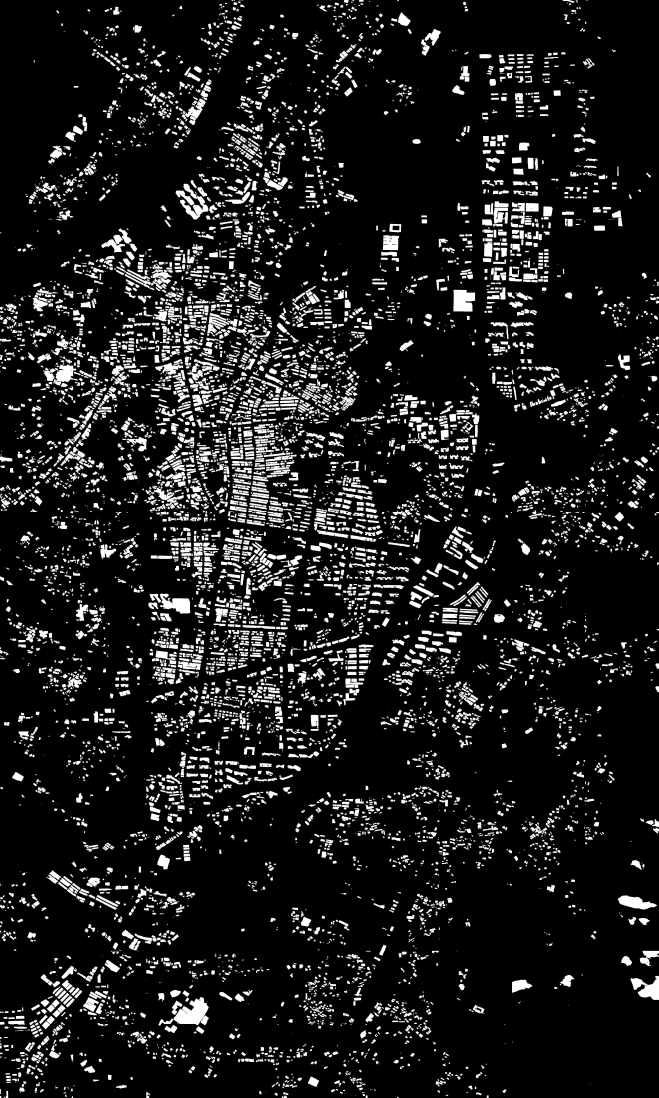
#> input picture 4_unsupervised_clustering/bobai/ss_512.jpg, 4608 x 7680 px, found by its file name (shown at 1/7 size)
$ jupyter execute 3_crop.ipynb
#> lines starting #> are read from the running program, lines starting #| are printed output that depends on the picture
#> in crop_image_to_patches, image is the input picture: PIL image 4608x7680 RGB; min 0, max 255, mean 28.5
# Crop the image

[cell 1]
from PIL import Image
import os

[cell 2]
def crop_to_multiple_of_patch_size(image, patch_size):
#> called with patch_size = 1024
    image_width, image_height = image.size
#> image_width = 4608; image_height = 7680
    new_width = (image_width // patch_size) * patch_size
#> new_width = 4096
    new_height = (image_height // patch_size) * patch_size
#> new_height = 7168

    left = (image_width - new_width) // 2
#> left = 256
    upper = (image_height - new_height) // 2
#> upper = 256
    right = left + new_width
#> right = 4352
    lower = upper + new_height
#> lower = 7424

    cropped_image = image.crop((left, upper, right, lower))
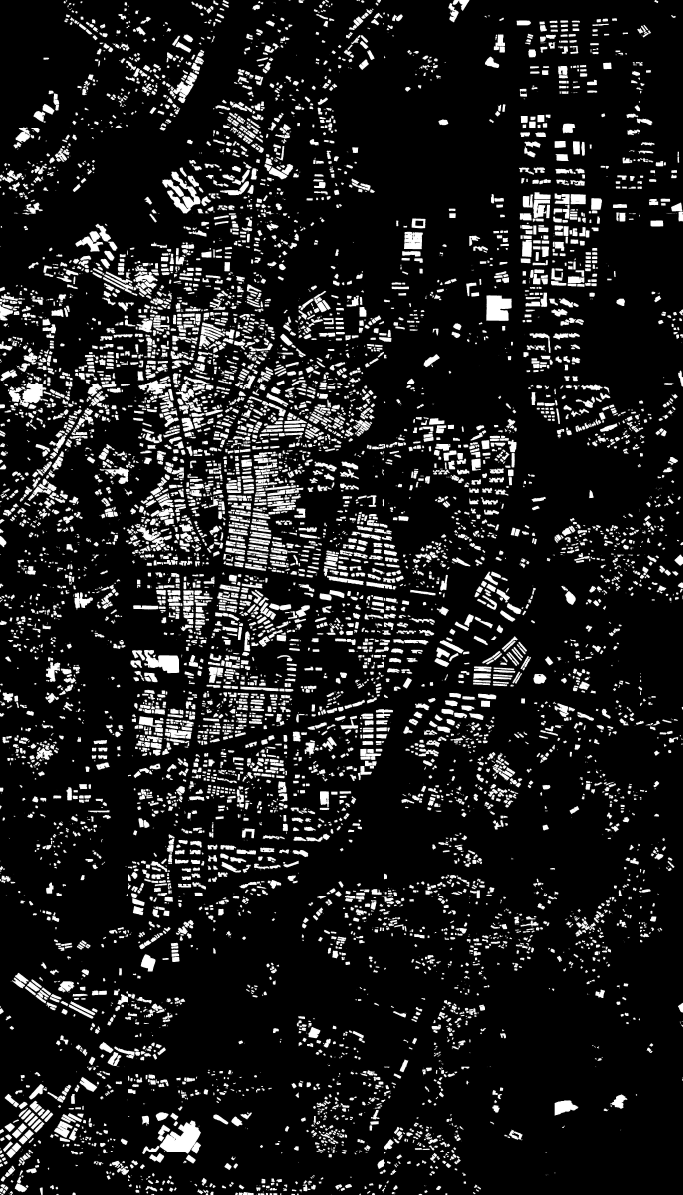
#> cropped_image: PIL image 4096x7168 RGB (shown at 1/6 size); min 0, max 255, mean 31.6
    return cropped_image

[cell 3]
def crop_image_to_patches(image_path, output_folder, patch_size=256):

    # Open the image and crop to a multiple of patch_size
    image = Image.open(image_path)
    image = crop_to_multiple_of_patch_size(image, patch_size)
    image_width, image_height = image.size
#> image_width = 4096; image_height = 7168

    # Count the number of rows and columns
    num_cols = image_width // patch_size
#> num_cols = 4
    num_rows = image_height // patch_size
#> num_rows = 7

    # Create Output Folder
    os.makedirs(output_folder, exist_ok=True)

    # Crop the image and save each patch
    for row in range(num_rows):
        for col in range(num_cols):
            left = col * patch_size
            upper = row * patch_size
            right = left + patch_size
            lower = upper + patch_size

            patch = image.crop((left, upper, right, lower))
            patch_filename = f"{output_folder}/patch_{row}_{col}.jpg"
            patch.save(patch_filename)
#> this loop made 7 passes
#> pass 1, in crop_image_to_patches, `patch.save(patch_filename)`:
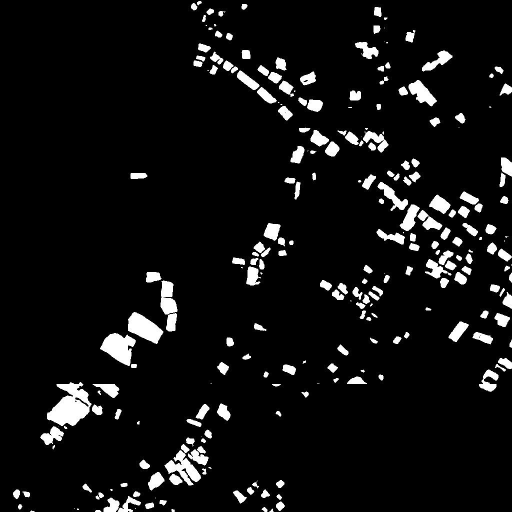
#> saved as patch_0_0.jpg: PIL image 1024x1024 RGB (shown at 1/2 size); min 0, max 255, mean 17.4
#> pass 1, in crop_image_to_patches, `patch.save(patch_filename)`:
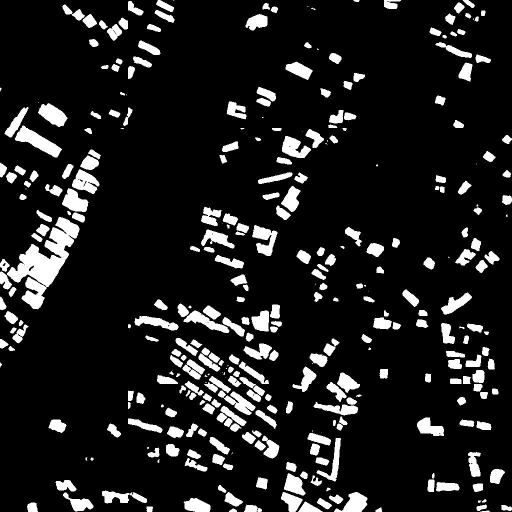
#> saved as patch_0_1.jpg: PIL image 1024x1024 RGB (shown at 1/2 size); min 0, max 255, mean 30.9
#> pass 1, in crop_image_to_patches, `patch.save(patch_filename)`:
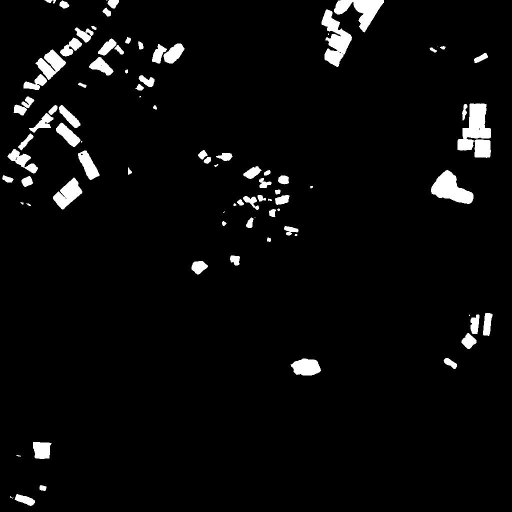
#> saved as patch_0_2.jpg: PIL image 1024x1024 RGB (shown at 1/2 size); min 0, max 255, mean 10.4
#> pass 1, in crop_image_to_patches, `patch.save(patch_filename)`:
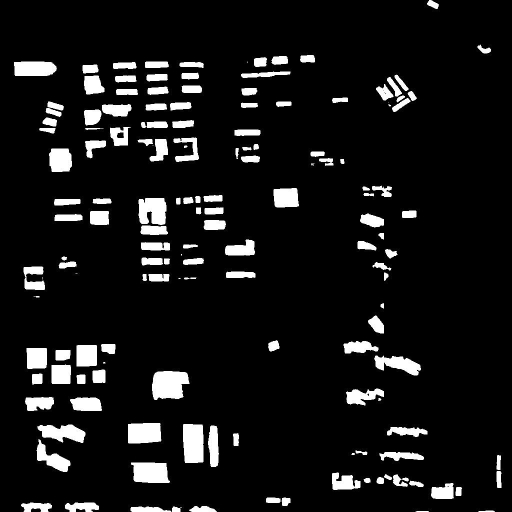
#> saved as patch_0_3.jpg: PIL image 1024x1024 RGB (shown at 1/2 size); min 0, max 255, mean 22.7
#> after the loop:
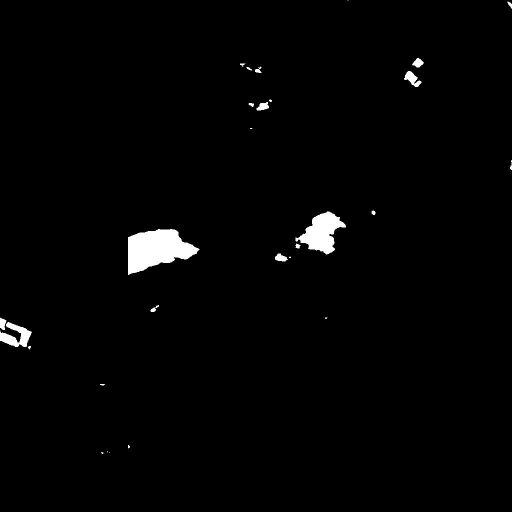
#> patch: PIL image 1024x1024 RGB (shown at 1/2 size); min 0, max 255, mean 4

    print(f"A total of {num_rows * num_cols} images are cropped.")
#| A total of 28 images are cropped.
